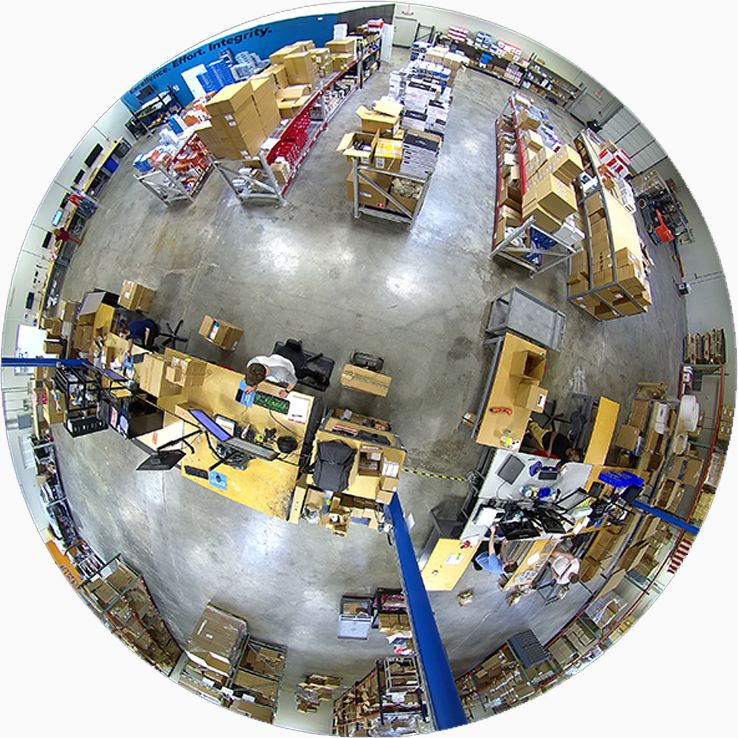
#> input picture data/fisheye-blog-pics_09.jpg, 738 x 738 px, found by its file name
$ python fisheye_virtual_ptz.py
#> lines starting #> are read from the running program, lines starting #| are printed output that depends on the picture; after the words box and inside, x2 and y2 are one past the last pixel; in counts of white or black regions, pixels touching at a corner belong together
import numpy as np
from scipy.spatial.transform import Rotation
import cv2 as cv

# The given fisheye image and camera model assumptions
fisheye_file = 'data/fisheye-blog-pics_09.jpg'
fisheye_fov_deg = 180.0

# Open a fisheye image
fisheye_img = cv.imread(fisheye_file)
#> fisheye_img is the input picture: shape (738, 738, 3); mean B, G, R 154.3, 159.4, 160.7
assert fisheye_img is not None, 'Cannot read the given input, ' + fisheye_file
cv.imshow('Geometric Distortion Correction with Virtual PTZ: Fisheye', fisheye_img)

# Derive the intrinsic parameters for the fisheye camera
img_h, img_w = fisheye_img.shape[:2]
#> img_h = 738; img_w = 738
img_cx = (img_w - 1) * 0.5
#> img_cx = 368.5
img_cy = (img_h - 1) * 0.5
#> img_cy = 368.5
fisheye_f = (img_w / 2) / np.deg2rad(fisheye_fov_deg / 2) # Equidistant model: f = r / theta
#> fisheye_f = 234.9
fisheye_K = np.array([[fisheye_f, 0, img_cx], [0, fisheye_f, img_cy], [0, 0, 1]], dtype=np.float64)
fisheye_D = np.zeros((4, 1), dtype=np.float64)

# Define the undistorted perspective images
undist_fov_deg = 100.0
fov_step, fov_min, fov_max = 2.0, 30.0, 160.0
undist_pan_deg, undist_tilt_deg, undist_roll_deg = 0.0, 0.0, 0.0
rotation_step = 2.0

need_to_update = True
map1, map2 = None, None
while True:
	if need_to_update:
        # Generate the undistortion maps for the current parameters (Alternative: `cv.fisheye.undistortImage()`)
		undist_f = (img_w / 2) / np.tan(np.deg2rad(undist_fov_deg / 2)) # Perspective model: f = r / tan(theta)
#> undist_f = 309.6
		undist_K = np.array([[undist_f, 0, img_cx], [0, undist_f, img_cy], [0, 0, 1]], dtype=np.float64)
		undist_R = Rotation.from_euler('zxy', [undist_roll_deg, undist_tilt_deg, undist_pan_deg], degrees=True).as_matrix()
		map1, map2 = cv.fisheye.initUndistortRectifyMap(fisheye_K, fisheye_D, undist_R, undist_K, (img_w, img_h), cv.CV_32FC1)
		need_to_update = False

    # Generate the undistorted image and show the image
	assert map1 is not None and map2 is not None
	undist_img = cv.remap(fisheye_img, map1, map2, interpolation=cv.INTER_LINEAR, borderMode=cv.BORDER_CONSTANT)
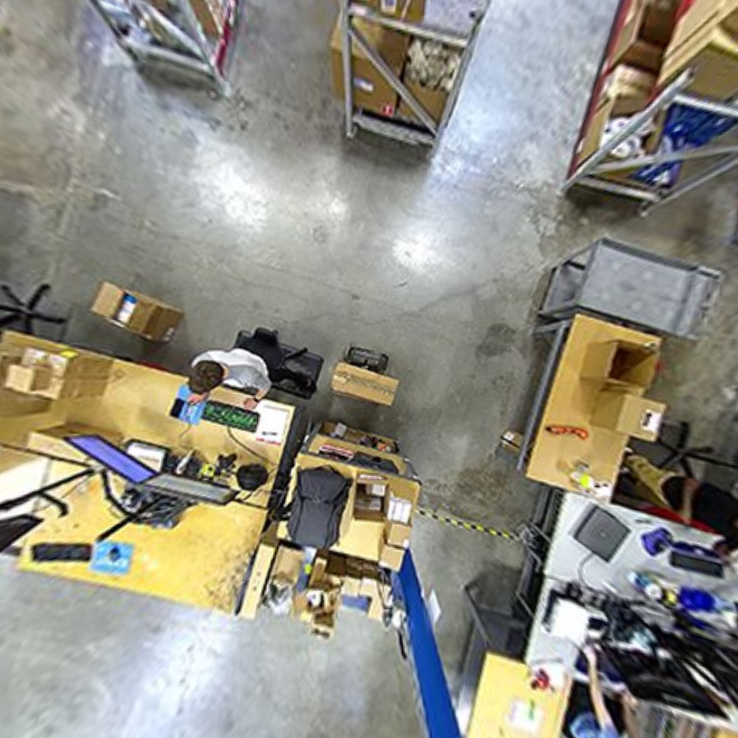
#> undist_img: shape (738, 738, 3); mean B, G, R 131, 141.6, 144
	info = f'pan:{undist_pan_deg:.0f}, tilt:{undist_tilt_deg:.0f}, roll:{undist_roll_deg:.0f}, fov:{undist_fov_deg:.0f} [deg]'
	cv.putText(undist_img, info, (10, 25), cv.FONT_HERSHEY_DUPLEX, 0.6, (0, 255, 0))
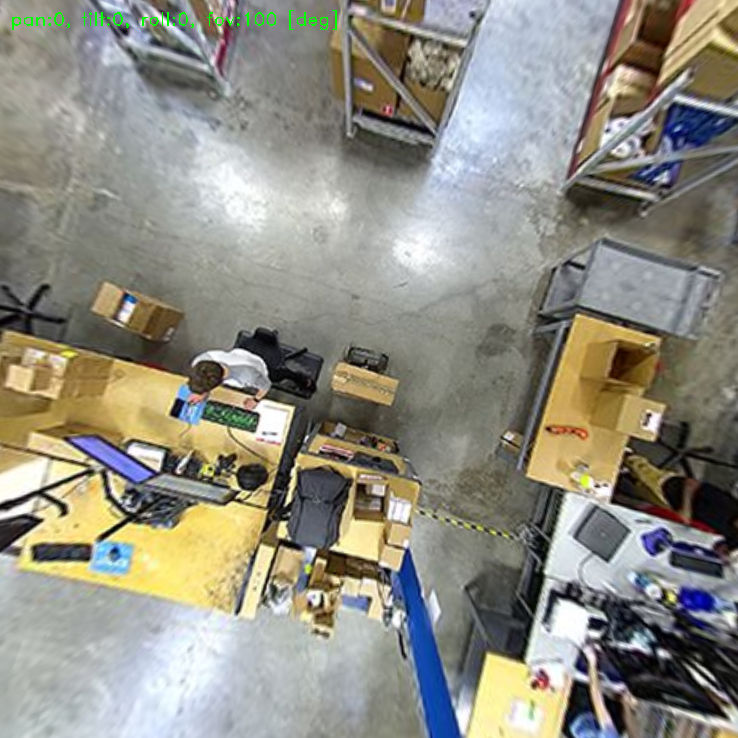
#> undist_img: shape (738, 738, 3); 0.18% of pixels changed, all inside (x1, y1, x2, y2) = (12, 10, 337, 30)
	cv.imshow('Geometric Distortion Correction with Virtual PTZ: Undistorted', undist_img)

    # Process the key event
	key = cv.waitKey()
#> (key q is pressed here)
	if key == 27: # ESC
		break
	if key == ord('a') or key == ord('A'):
		undist_pan_deg -= rotation_step
		need_to_update = True
	elif key == ord('d') or key == ord('D'):
		undist_pan_deg += rotation_step
		need_to_update = True
	elif key == ord('w') or key == ord('W'):
		undist_tilt_deg -= rotation_step
		need_to_update = True
	elif key == ord('s') or key == ord('S'):
		undist_tilt_deg += rotation_step
		need_to_update = True
	elif key == ord('q') or key == ord('Q'):
		undist_roll_deg -= rotation_step
		need_to_update = True
	elif key == ord('e') or key == ord('E'):
		undist_roll_deg += rotation_step
		need_to_update = True
	elif key == ord('+') or key == ord('='):
		undist_fov_deg = max(fov_min, undist_fov_deg - fov_step)
		need_to_update = True
	elif key == ord('-') or key == ord('_'):
		undist_fov_deg = min(fov_max, undist_fov_deg + fov_step)
		need_to_update = True
	elif key == ord('\t'):
		undist_pan_deg = 0.0
		undist_tilt_deg = 0.0
		undist_roll_deg = 0.0
		undist_fov_deg = 100.0
		need_to_update = True

cv.destroyAllWindows()

$ run again, with data/hill01.jpg copied over data/fisheye-blog-pics_09.jpg
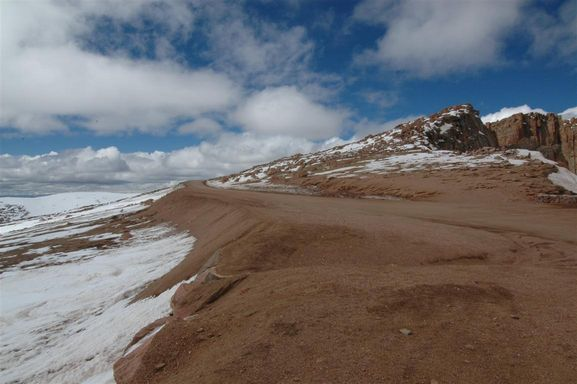
#> input picture data/hill01.jpg, 577 x 384 px, found by its file name
#> fisheye_img is the input picture: shape (384, 577, 3); mean B, G, R 112.4, 110.4, 113
#> `undist_img = cv.remap(fisheye_img, map1, map2, interpolation=cv.INTER_..`:
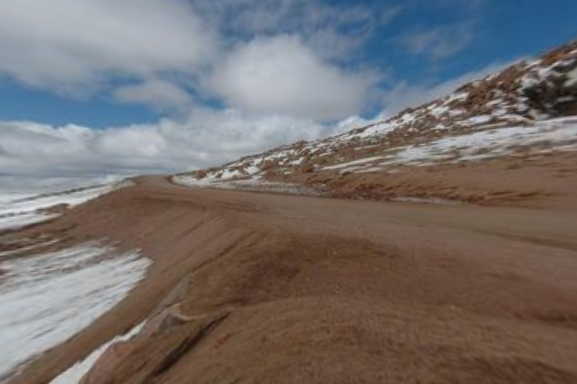
#> undist_img: shape (384, 577, 3); mean B, G, R 109.4, 110.6, 116.3
#> `cv.putText(undist_img, info, (10, 25), cv.FONT_HERSHEY_DUPLEX, 0.6, (0..`:
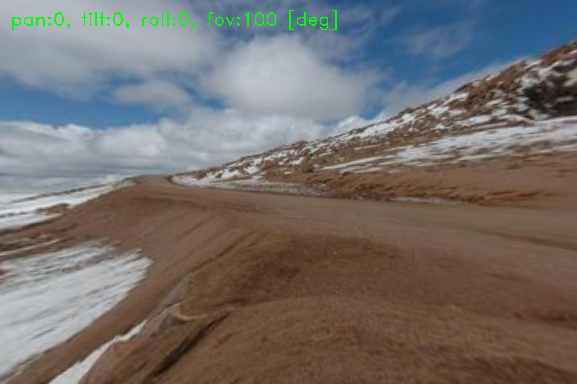
#> undist_img: shape (384, 577, 3); 0.45% of pixels changed, all inside (x1, y1, x2, y2) = (12, 10, 337, 30)

$ run again, with data/hill02.jpg copied over data/fisheye-blog-pics_09.jpg
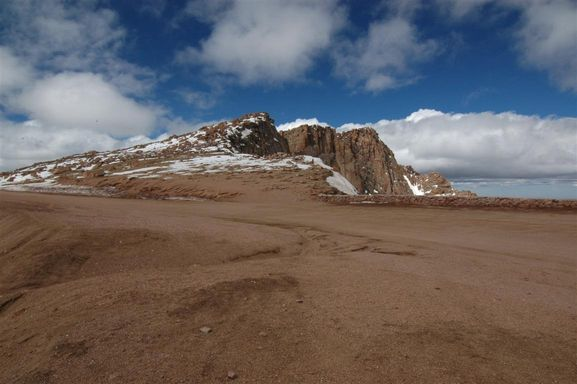
#> input picture data/hill02.jpg, 577 x 384 px, found by its file name
#> fisheye_img is the input picture: shape (384, 577, 3); mean B, G, R 98.3, 98.4, 105.1
#> `undist_img = cv.remap(fisheye_img, map1, map2, interpolation=cv.INTER_..`:
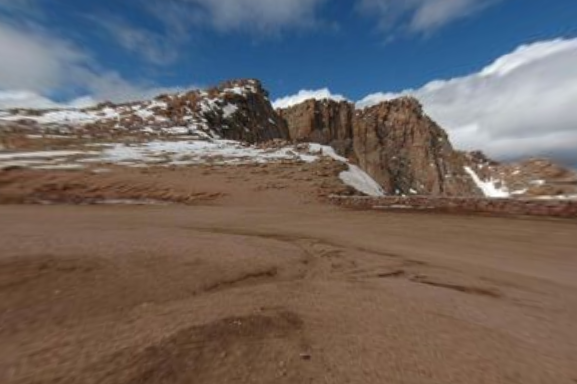
#> undist_img: shape (384, 577, 3); mean B, G, R 98.2, 101.3, 110
#> `cv.putText(undist_img, info, (10, 25), cv.FONT_HERSHEY_DUPLEX, 0.6, (0..`:
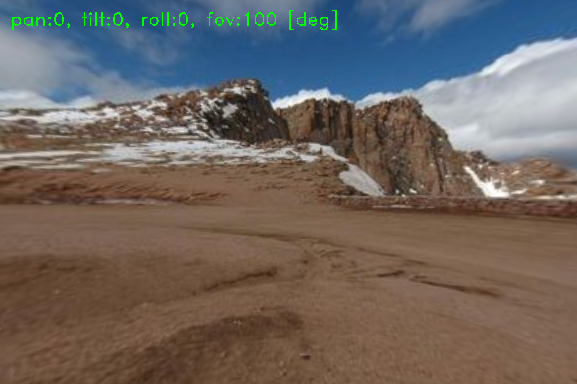
#> undist_img: shape (384, 577, 3); 0.45% of pixels changed, all inside (x1, y1, x2, y2) = (12, 10, 337, 30)
